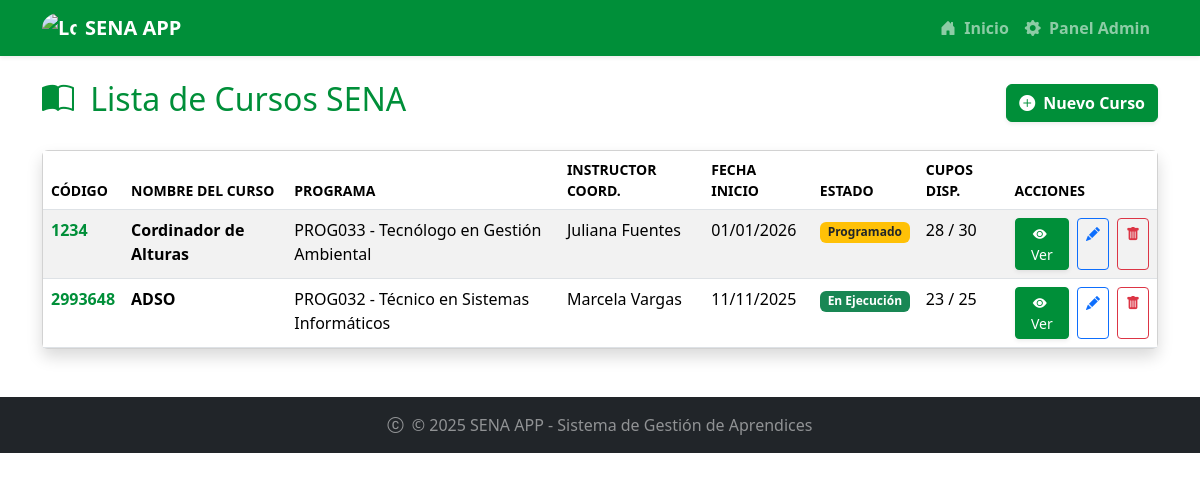
Screenshot of /cursos/ with the database file from the repository.
### cursos/models.py (models this page shows, shortened)
class Curso(models.Model):
    ESTADO_CHOICES = [
        ('PRO', 'Programado'),
        ('INI', 'Iniciado'),
        ('EJE', 'En Ejecución'),
        ('FIN', 'Finalizado'),
        ('CAN', 'Cancelado'),
        ('SUS', 'Suspendido'),
    ]
    codigo = models.CharField(max_length=30,unique=True,verbose_name="Código del Curso")
    nombre = models.CharField(max_length=200, verbose_name="Nombre del Curso")
    programa = models.ForeignKey('programas.Programa', on_delete=models.CASCADE, verbose_name="Programa de Formación")
    instructor_coordinador = models.ForeignKey('instructores.Instructor', on_delete=models.CASCADE, related_name='cursos_coordinados', verbose_name="Instructor Coordinador")
    instructores = models.ManyToManyField('instructores.Instructor', through='InstructorCurso', related_name='cursos_impartidos', verbose_name="Instructores")
    aprendices = models.ManyToManyField('aprendices.Aprendiz', through='AprendizCurso', related_name='cursos', verbose_name="Aprendices")
    fecha_inicio = models.DateField(verbose_name="Fecha de Inicio")
    fecha_fin = models.DateField(verbose_name="Fecha de Finalización")
    horario = models.CharField(max_length=100, verbose_name="Horario")
    aula = models.CharField(max_length=50, verbose_name="Aula/Ambiente")
    cupos_maximos = models.PositiveIntegerField(verbose_name="Cupos Máximos")
    estado = models.CharField(max_length=3, choices=ESTADO_CHOICES, default='PRO', verbose_name="Estado del Curso")
    observaciones = models.TextField(blank=True, null=True, verbose_name="Observaciones")
    fecha_registro = models.DateTimeField(auto_now_add=True, verbose_name="Fecha de Registro")
    class Meta:
        verbose_name = "Curso"
        verbose_name_plural = "Cursos"
        ordering = ['-fecha_inicio']
    def cupos_disponibles(self):
        return self.cupos_maximos - self.aprendices.count()

### programas/models.py (models this page shows)
class Programa(models.Model):
    NIVEL_FORMACION_CHOICES = [
        ('AUX', 'Auxiliar'),
        ('OPE', 'Operario'),
        ('TEC', 'Técnico'),
        ('TGL', 'Tecnólogo'),
        ('ESP', 'Especialización Tecnológica'),
        ('COM', 'Complementario'),
    ]
    MODALIDAD_CHOICES = [
        ('PRE', 'Presencial'),
        ('VIR', 'Virtual'),
        ('MIX', 'Mixta'),
    ]
    ESTADO_CHOICES = [
        ('ACT', 'Activo'),
        ('INA', 'Inactivo'),
        ('SUS', 'Suspendido'),
        ('CAN', 'Cancelado'),
    ]
    codigo = models.CharField(max_length=20, unique=True, verbose_name="Código del Programa")
    nombre = models.CharField(max_length=200, verbose_name="Nombre del Programa")
    nivel_formacion = models.CharField(max_length=3, choices=NIVEL_FORMACION_CHOICES, verbose_name="Nivel de Formación")
    modalidad = models.CharField(max_length=3, choices=MODALIDAD_CHOICES, default='PRE', verbose_name="Modalidad")
    duracion_meses = models.PositiveIntegerField(verbose_name="Duración en Meses")
    duracion_horas = models.PositiveIntegerField(verbose_name="Duración en Horas")
    descripcion = models.TextField(verbose_name="Descripción del Programa")
    competencias = models.TextField(verbose_name="Competencias a Desarrollar")
    perfil_egreso = models.TextField(verbose_name="Perfil de Egreso")
    requisitos_ingreso = models.TextField(verbose_name="Requisitos de Ingreso")
    centro_formacion = models.CharField(max_length=200, verbose_name="Centro de Formación")
    regional = models.CharField(max_length=100, verbose_name="Regional")
    estado = models.CharField(max_length=3, choices=ESTADO_CHOICES, default='ACT', verbose_name="Estado")
    fecha_creacion = models.DateField(verbose_name="Fecha de Creación del Programa")
    fecha_registro = models.DateTimeField(auto_now_add=True, verbose_name="Fecha de Registro")
    def __str__(self):
        return f"{self.codigo} - {self.nombre}"

### instructores/models.py (models this page shows, shortened)
class Instructor(models.Model):
    TIPO_DOCUMENTO_CHOICES = [
        ('CC', 'Cédula de Ciudadanía'),
        ('CE', 'Cédula de Extranjería'),
        ('TI', 'Tarjeta de Identidad'),
        ('PAS', 'Pasaporte'),
    ]
    NIVEL_EDUCACION_CHOICES = [
        ('TEC', 'Técnico'),
        ('TEG', 'Tecnólogo'),
        ('PRE','Pregrado'),
        ('ESP','Especialización'),
        ('MAE','Maestría'),
        ('DOC','Doctorado'),
    ]
    tipo_documento = models.CharField(max_length=3,choices= TIPO_DOCUMENTO_CHOICES, default='CC')
    documento_id = models.CharField(max_length=20, unique=True)
    nombre = models.CharField(max_length=100)
    apellido = models.CharField(max_length=100)
    telefono = models.CharField(max_length=20, null=True)
    correo = models.EmailField(null=True)
    fecha_nacimiento = models.DateField()
    ciudad = models.CharField(max_length=100, null=True)
    direccion = models.TextField(null=True)
    nivel_educativo = models.CharField(max_length=3, choices=NIVEL_EDUCACION_CHOICES, default='MAE')
    especialidad = models.CharField(max_length=100)
    anos_experiencia = models.PositiveIntegerField()
    activo = models.BooleanField(default=True)
    fecha_vinculacion = models.DateField()
    fecha_registro = models.DateField(auto_now_add=True)

### cursos/views.py (the view)
# urls.py: path('', views.lista_cursos, name='lista_cursos'),
def lista_cursos(request):
    cursos = Curso.objects.all()
    template = loader.get_template('lista_cursos.html')
    context = {
        'lista_cursos': cursos,
        'total_cursos': cursos.count(),
    }
    return HttpResponse(template.render(context, request))

### cursos/Templates/lista_cursos.html (shortened to what this page needs)
{% extends "master.html" %}
{% block content %}
<div class="row">
    <div class="col-12">
        <div class="d-flex justify-content-between align-items-center mb-4">
            <h2 class="text-sena"><i class="bi bi-book-half me-2"></i> Lista de Cursos SENA</h2>
            <a href="{% url 'cursos:crear_curso' %}" class="btn btn-sena text-white fw-bold shadow-sm">
                <i class="bi bi-plus-circle-fill me-1"></i> Nuevo Curso
            </a>
        </div>
    </div>
</div>
{% if lista_cursos %}
<div class="row">
    <div class="col-12">
        <div class="card shadow">
            <div class="card-body p-0">
                <div class="table-responsive">
                    <table class="table table-striped table-hover mb-0">
                        <thead class="bg-sena text-white">
                            <tr class="text-uppercase small">
                                <th scope="col">Código</th>
                                <th scope="col">Nombre del Curso</th>
                                <th scope="col">Programa</th>
                                <th scope="col">Instructor Coord.</th>
                                <th scope="col">Fecha Inicio</th>
                                <th scope="col">Estado</th>
                                <th scope="col">Cupos Disp.</th>
                                <th scope="col">Acciones</th>
                            </tr>
                        </thead>
                        <tbody>
                            {% for curso in lista_cursos %}
                            <tr>
                                <td>
                                    <a href="{% url 'cursos:detalle_curso' curso.id %}" class="text-sena fw-bold text-decoration-none">{{ curso.codigo }}</a>
                                </td>
                                <td class="fw-semibold">{{ curso.nombre }}</td>
                                <td>{{ curso.programa }}</td>
                                <td>{{ curso.instructor_coordinador.nombre }} {{ curso.instructor_coordinador.apellido }}</td>
                                <td>{{ curso.fecha_inicio|date:"d/m/Y" }}</td>
                                <td>
                                    {% if curso.estado == 'PRO' %}
                                        <span class="badge bg-warning text-dark fw-semibold">{{ curso.get_estado_display }}</span>
                                    {% elif curso.estado == 'INI' or curso.estado == 'EJE' %}
                                        <span class="badge bg-success fw-semibold">{{ curso.get_estado_display }}</span>
                                    {% elif curso.estado == 'FIN' %}
                                        <span class="badge bg-primary fw-semibold">{{ curso.get_estado_display }}</span>
                                    {% else %}
                                        <span class="badge bg-danger fw-semibold">{{ curso.get_estado_display }}</span>
                                    {% endif %}
                                </td>
                                <td>{{ curso.cupos_disponibles }} / {{ curso.cupos_maximos }}</td>
                                <td>
                                    <div class="d-flex gap-2">
                                        <a href="{% url 'cursos:detalle_curso' curso.id %}" class="btn btn-sm btn-sena text-white shadow-sm">
                                            <i class="bi bi-eye-fill me-1"></i> Ver
                                        </a>
                                        <a href="{% url 'cursos:editar_curso' curso.id %}"
                                           class="btn btn-sm btn-outline-primary"
                                           title="Editar curso"
                                           data-bs-toggle="tooltip">
                                            <i class="bi bi-pencil-fill"></i>
                                        </a>
                                        <a href="{% url 'cursos:eliminar_curso' curso.id %}"
                                           class="btn btn-sm btn-outline-danger"
                                           title="Eliminar curso"
                                           data-bs-toggle="tooltip">
                                            <i class="bi bi-trash-fill"></i>
                                        </a>
                                    </div>
                                </td>
                            </tr>
                            {% endfor %}
                        </tbody>
                    </table>
                </div>
            </div>
        </div>
    </div>
</div>
{% endif %}
{% endblock %}

### static/mystyles.css (style rules this page uses)
body { background-color: #f8f9fa; }

### aprendices/Templates/master.html (style rules this page uses)
.bg-sena { background-color: #008f39 !important; }
.text-sena { color: #008f39 !important; }
.btn-sena { background-color: #008f39; border-color: #008f39; color: white; }

### rows the page displays
Curso: codigo "1234", nombre "Cordinador de Alturas", programa "PROG033 - Tecnólogo en Gestión Ambiental", instructor_coordinador.nombre "Juliana", instructor_coordinador.apellido "Fuentes", fecha_inicio "01/01/2026", estado "Programado", cupos_disponibles "28", cupos_maximos "30"
Curso: codigo "2993648", nombre "ADSO", programa "PROG032 - Técnico en Sistemas Informáticos", instructor_coordinador.nombre "Marcela", instructor_coordinador.apellido "Vargas", fecha_inicio "11/11/2025", estado "En Ejecución", cupos_disponibles "23", cupos_maximos "25"
